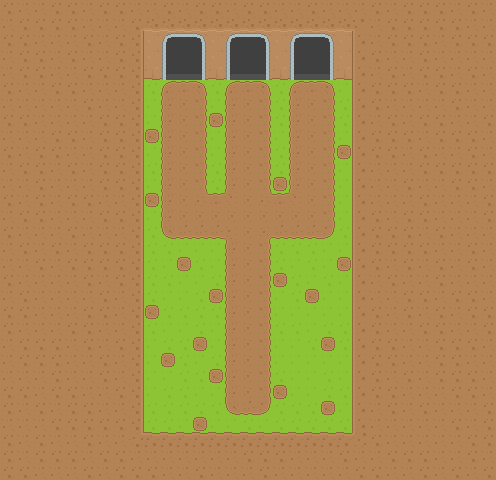

Below is a game level as drawn by its tile map, then a one-line description and the .tmx that defines it (tile-layer data replaced by summaries):
An orthogonal 31x30 tile map with 16x16 px tiles, 5 tile layers (Ground Terrain, Ground Overlay, Deco0, Deco1, ...), 8 hidden layers not drawn.

<map version="1.4" tiledversion="1.4.3" orientation="orthogonal" renderorder="right-down" width="31" height="30" tilewidth="16" tileheight="16" infinite="0" nextlayerid="14" nextobjectid="1">
 <editorsettings>
  <export target="The Battlefield.json" format="json" />
 </editorsettings>
 <tileset firstgid="1" source="roguelikeSheet.tsx" />
 <layer id="1" name="Ground Terrain" width="31" height="30">
  <data>[930 cells, 450 non-empty, 2 distinct tile ids]</data>
 </layer>
 <layer id="2" name="Ground Overlay" width="31" height="30">
  <data>[930 cells, 739 non-empty, 23 distinct tile ids]</data>
 </layer>
 <layer id="3" name="Deco0" width="31" height="30">
  <data>[930 cells, 39 non-empty, 2 distinct tile ids]</data>
 </layer>
 <layer id="4" name="Deco1" width="31" height="30">
  <data>[930 cells, 27 non-empty, 9 distinct tile ids]</data>
 </layer>
 <layer id="5" name="Above0" width="31" height="30">
  <data>[930 cells, 13 non-empty, 1 distinct tile ids]</data>
 </layer>
 <layer id="6" name="Collision" width="31" height="30" visible="0">
  <data>[930 cells, 631 non-empty, 1 distinct tile ids]</data>
 </layer>
 <layer id="7" name="Monster Raid:spawner1:" width="31" height="30" visible="0">
  <data>[930 cells, 1 non-empty, 1 distinct tile ids]</data>
 </layer>
 <layer id="8" name="Monster Raid:spawner2:" width="31" height="30" visible="0">
  <data>[930 cells, 1 non-empty, 1 distinct tile ids]</data>
 </layer>
 <layer id="9" name="Monster Raid:spawner3:" width="31" height="30" visible="0">
  <data>[930 cells, 1 non-empty, 1 distinct tile ids]</data>
 </layer>
 <layer id="10" name="Monster Raid:spawner4:" width="31" height="30" visible="0">
  <data>[930 cells, 1 non-empty, 1 distinct tile ids]</data>
 </layer>
 <layer id="11" name="Monster Raid:spawner5:" width="31" height="30" visible="0">
  <data>[930 cells, 1 non-empty, 1 distinct tile ids]</data>
 </layer>
 <layer id="12" name="Monster Raid:spawner6:" width="31" height="30" visible="0">
  <data>[930 cells, 1 non-empty, 1 distinct tile ids]</data>
 </layer>
 <layer id="13" name="Monster Raid:spawner7:" width="31" height="30" visible="0">
  <data>[930 cells, 1 non-empty, 1 distinct tile ids]</data>
 </layer>
</map>
